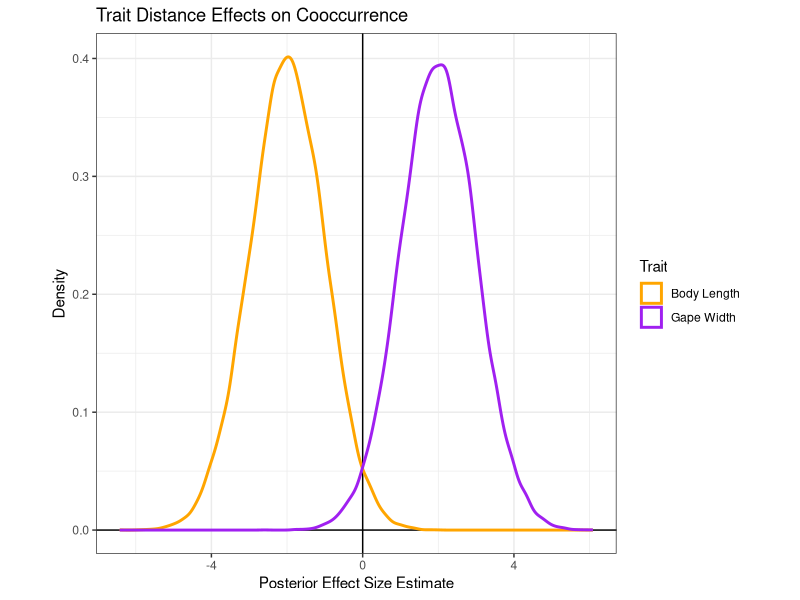
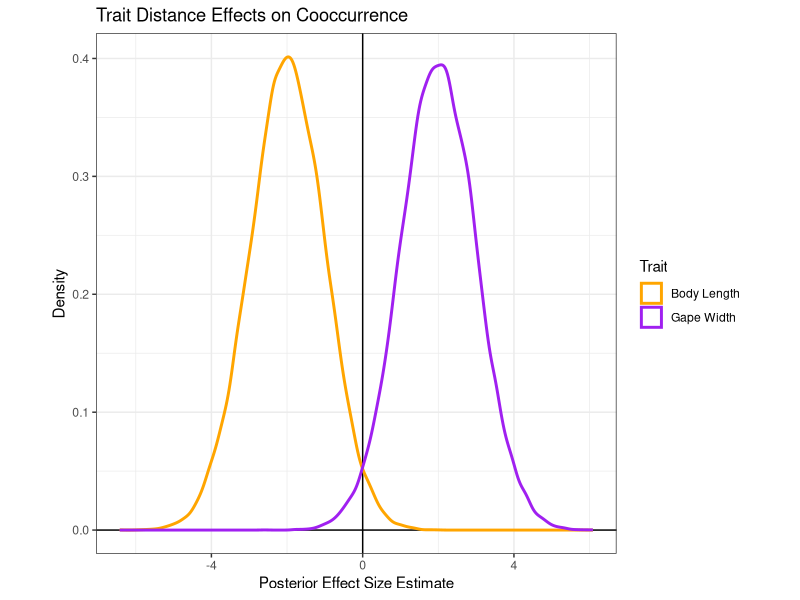

Generate these figures, in order, with R:
library(ggplot2)

set.seed(2390)
dgape <- data.frame(effectsize = rnorm(n=3e4, mean=2),
                trait = "Gape Width")
dbody <- data.frame(effectsize = rnorm(n=3e4, mean=-2),
                trait = "Body Length")
d <- rbind(dgape, dbody)
ggplot(d, aes(x=effectsize, color=trait))+
  geom_hline(yintercept=0)+
  geom_vline(xintercept=0)+
  geom_density(linewidth=1)+
  scale_color_manual(values=c("orange", "purple"), name="Trait")+
  ggtitle("Trait Distance Effects on Cooccurrence")+
  xlab("Posterior Effect Size Estimate")+
  ylab("Density")+
  theme_bw()+
  theme(aspect.ratio=1)
ggsave("../output_figures/MethodsFigPlot.png", height=3, width=4)
